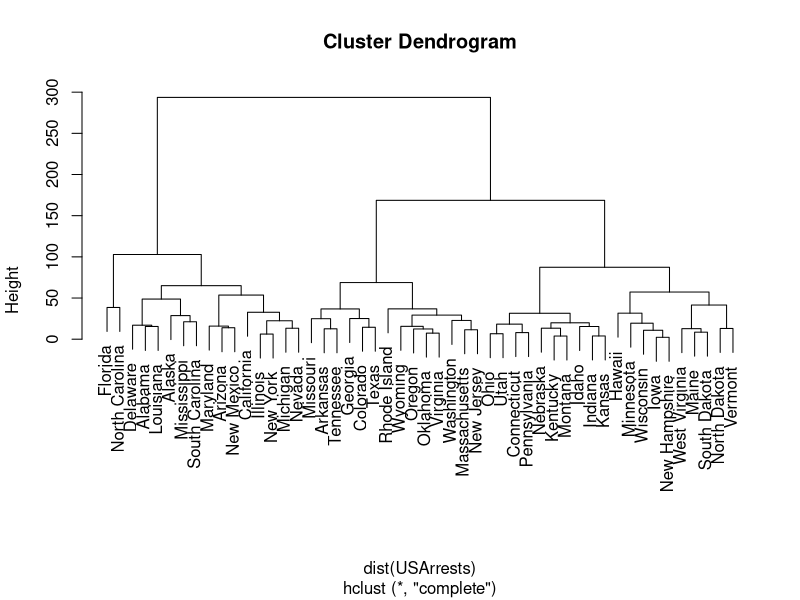
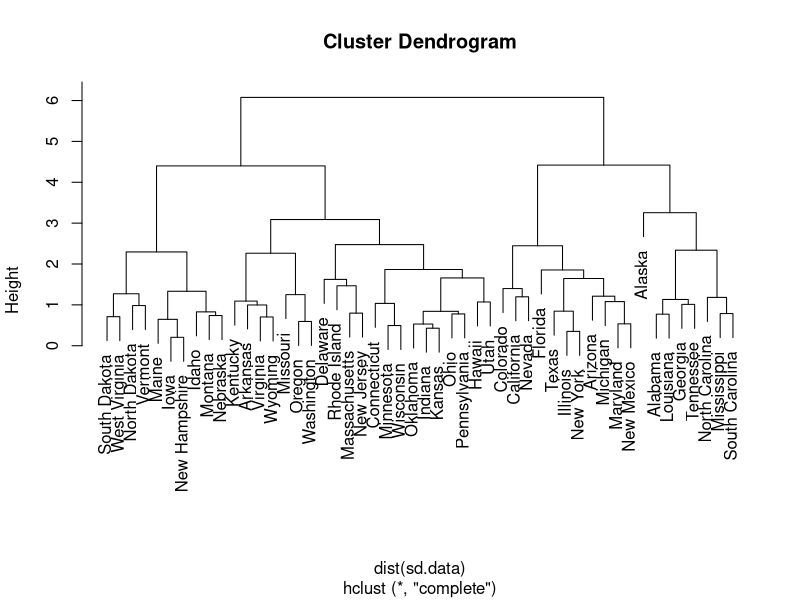

The R script that drew these images, in order:
## ---- chunk 1
set.seed(2)
hc.complete <- hclust(dist(USArrests), method = "complete")
plot(hc.complete)
## ---- chunk 2
cutree(hc.complete, 3)
## ---- chunk 3
sd.data <- scale(USArrests)
hc.complete.sd <- hclust(dist(sd.data), method = "complete")
plot(hc.complete.sd)
## ---- chunk 4
cutree(hc.complete.sd, 3)
## ---- chunk 5
table(cutree(hc.complete, 3), cutree(hc.complete.sd, 3), dnn = c('Not-Scaled', 'Scaled'))
